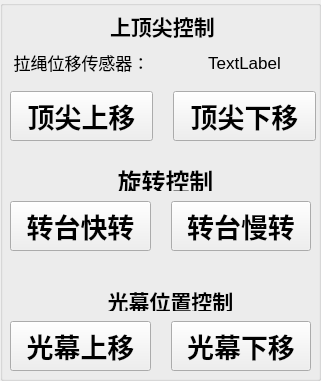
     <widget class="QGroupBox" name="autoMoveAdjust">
      <property name="geometry">
       <rect>
        <x>20</x>
        <y>570</y>
        <width>321</width>
        <height>381</height>
       </rect>
      </property>
      <property name="title">
       <string/>
      </property>
      <widget class="QLabel" name="label_44">
       <property name="geometry">
        <rect>
         <x>110</x>
         <y>10</y>
         <width>131</width>
         <height>31</height>
        </rect>
       </property>
       <property name="palette">
        <palette>
         <active>
          <colorrole role="WindowText">
           <brush brushstyle="SolidPattern">
            <color alpha="255">
             <red>0</red>
             <green>58</green>
             <blue>175</blue>
            </color>
           </brush>
          </colorrole>
          <colorrole role="Text">
           <brush brushstyle="SolidPattern">
            <color alpha="255">
             <red>0</red>
             <green>58</green>
             <blue>175</blue>
            </color>
           </brush>
          </colorrole>
          <colorrole role="PlaceholderText">
           <brush brushstyle="NoBrush">
            <color alpha="128">
             <red>0</red>
             <green>58</green>
             <blue>175</blue>
            </color>
           </brush>
          </colorrole>
         </active>
         <inactive>
          <colorrole role="WindowText">
           <brush brushstyle="SolidPattern">
            <color alpha="255">
             <red>0</red>
             <green>0</green>
             <blue>0</blue>
            </color>
           </brush>
          </colorrole>
          <colorrole role="Text">
           <brush brushstyle="SolidPattern">
            <color alpha="255">
             <red>0</red>
             <green>0</green>
             <blue>0</blue>
            </color>
           </brush>
          </colorrole>
          <colorrole role="PlaceholderText">
           <brush brushstyle="NoBrush">
            <color alpha="128">
             <red>0</red>
             <green>58</green>
             <blue>175</blue>
            </color>
           </brush>
          </colorrole>
         </inactive>
         <disabled>
          <colorrole role="WindowText">
           <brush brushstyle="SolidPattern">
            <color alpha="255">
             <red>120</red>
             <green>120</green>
             <blue>120</blue>
            </color>
           </brush>
          </colorrole>
          <colorrole role="Text">
           <brush brushstyle="SolidPattern">
            <color alpha="255">
             <red>120</red>
             <green>120</green>
             <blue>120</blue>
            </color>
           </brush>
          </colorrole>
          <colorrole role="PlaceholderText">
           <brush brushstyle="NoBrush">
            <color alpha="128">
             <red>0</red>
             <green>58</green>
             <blue>175</blue>
            </color>
           </brush>
          </colorrole>
         </disabled>
        </palette>
       </property>
       <property name="font">
        <font>
         <pointsize>16</pointsize>
         <weight>75</weight>
         <bold>true</bold>
        </font>
       </property>
       <property name="text">
        <string>上顶尖控制</string>
       </property>
      </widget>
      <widget class="QWidget" name="layoutWidget">
       <property name="geometry">
        <rect>
         <x>10</x>
         <y>40</y>
         <width>306</width>
         <height>101</height>
        </rect>
       </property>
       <layout class="QGridLayout" name="gridLayout_10">
        <property name="horizontalSpacing">
         <number>20</number>
        </property>
        <item row="0" column="0">
         <widget class="QLabel" name="label_42">
          <property name="font">
           <font>
            <pointsize>13</pointsize>
           </font>
          </property>
          <property name="text">
           <string>拉绳位移传感器：</string>
          </property>
          <property name="alignment">
           <set>Qt::AlignCenter</set>
          </property>
         </widget>
        </item>
        <item row="0" column="1">
         <widget class="QLabel" name="displacementSensor">
          <property name="font">
           <font>
            <pointsize>13</pointsize>
           </font>
          </property>
          <property name="text">
           <string>TextLabel</string>
          </property>
          <property name="alignment">
           <set>Qt::AlignCenter</set>
          </property>
         </widget>
        </item>
        <item row="1" column="0">
         <widget class="QPushButton" name="apexMoveUp">
               <property name="icon">
          <iconset resource="AxisMeasurement.qrc">
           <normaloff>:/AxisMeasurement/config/icons/arrow_up.png</normaloff>:/AxisMeasurement/config/icons/arrow_up.png</iconset>
         </property>
          <property name="minimumSize">
           <size>
            <width>0</width>
            <height>50</height>
           </size>
          </property>
          <property name="font">
           <font>
            <pointsize>20</pointsize>
            <weight>75</weight>
            <bold>true</bold>
           </font>
          </property>
          <property name="text">
           <string>顶尖上移</string>
          </property>
         </widget>
        </item>
        <item row="1" column="1">
         <widget class="QPushButton" name="apexMoveDown">
               <property name="icon">
          <iconset resource="AxisMeasurement.qrc">
           <normaloff>:/AxisMeasurement/config/icons/arrow_down.png</normaloff>:/AxisMeasurement/config/icons/arrow_down.png</iconset>
         </property>
          <property name="minimumSize">
           <size>
            <width>0</width>
            <height>50</height>
           </size>
          </property>
          <property name="font">
           <font>
            <pointsize>20</pointsize>
            <weight>75</weight>
            <bold>true</bold>
           </font>
          </property>
          <property name="text">
           <string>顶尖下移</string>
          </property>
         </widget>
        </item>
       </layout>
      </widget>
      <widget class="QLabel" name="label_20">
       <property name="geometry">
        <rect>
         <x>110</x>
         <y>170</y>
         <width>111</width>
         <height>21</height>
        </rect>
       </property>
       <property name="palette">
        <palette>
         <active>
          <colorrole role="WindowText">
           <brush brushstyle="SolidPattern">
            <color alpha="255">
             <red>0</red>
             <green>58</green>
             <blue>175</blue>
            </color>
           </brush>
          </colorrole>
          <colorrole role="Text">
           <brush brushstyle="SolidPattern">
            <color alpha="255">
             <red>0</red>
             <green>58</green>
             <blue>175</blue>
            </color>
           </brush>
          </colorrole>
          <colorrole role="PlaceholderText">
           <brush brushstyle="NoBrush">
            <color alpha="128">
             <red>0</red>
             <green>58</green>
             <blue>175</blue>
            </color>
           </brush>
          </colorrole>
         </active>
         <inactive>
          <colorrole role="WindowText">
           <brush brushstyle="SolidPattern">
            <color alpha="255">
             <red>0</red>
             <green>0</green>
             <blue>0</blue>
            </color>
           </brush>
          </colorrole>
          <colorrole role="Text">
           <brush brushstyle="SolidPattern">
            <color alpha="255">
             <red>0</red>
             <green>0</green>
             <blue>0</blue>
            </color>
           </brush>
          </colorrole>
          <colorrole role="PlaceholderText">
           <brush brushstyle="NoBrush">
            <color alpha="128">
             <red>0</red>
             <green>58</green>
             <blue>175</blue>
            </color>
           </brush>
          </colorrole>
         </inactive>
         <disabled>
          <colorrole role="WindowText">
           <brush brushstyle="SolidPattern">
            <color alpha="255">
             <red>120</red>
             <green>120</green>
             <blue>120</blue>
            </color>
           </brush>
          </colorrole>
          <colorrole role="Text">
           <brush brushstyle="SolidPattern">
            <color alpha="255">
             <red>120</red>
             <green>120</green>
             <blue>120</blue>
            </color>
           </brush>
          </colorrole>
          <colorrole role="PlaceholderText">
           <brush brushstyle="NoBrush">
            <color alpha="128">
             <red>0</red>
             <green>58</green>
             <blue>175</blue>
            </color>
           </brush>
          </colorrole>
         </disabled>
        </palette>
       </property>
       <property name="font">
        <font>
         <pointsize>18</pointsize>
         <weight>75</weight>
         <bold>true</bold>
        </font>
       </property>
       <property name="text">
        <string>旋转控制</string>
       </property>
       <property name="alignment">
        <set>Qt::AlignCenter</set>
       </property>
      </widget>
      <widget class="QWidget" name="layoutWidget">
       <property name="geometry">
        <rect>
         <x>10</x>
         <y>200</y>
         <width>301</width>
         <height>52</height>
        </rect>
       </property>
       <layout class="QGridLayout" name="gridLayout_11">
        <property name="horizontalSpacing">
         <number>20</number>
        </property>
        <property name="verticalSpacing">
         <number>5</number>
        </property>
        <item row="0" column="1">
         <widget class="QPushButton" name="partRotate_clockwise">
               <property name="icon">
          <iconset resource="AxisMeasurement.qrc">
           <normaloff>:/AxisMeasurement/config/icons/rotate_cw.png</normaloff>:/AxisMeasurement/config/icons/rotate_cw.png</iconset>
         </property>
          <property name="minimumSize">
           <size>
            <width>0</width>
            <height>50</height>
           </size>
          </property>
          <property name="font">
           <font>
            <pointsize>20</pointsize>
            <weight>75</weight>
            <bold>true</bold>
           </font>
          </property>
          <property name="text">
           <string>转台慢转</string>
          </property>
         </widget>
        </item>
        <item row="0" column="0">
         <widget class="QPushButton" name="partRotate_anticlockwise">
               <property name="icon">
          <iconset resource="AxisMeasurement.qrc">
           <normaloff>:/AxisMeasurement/config/icons/rotate_cw_fast.png</normaloff>:/AxisMeasurement/config/icons/rotate_cw_fast.png</iconset>
         </property>
          <property name="minimumSize">
           <size>
            <width>0</width>
            <height>50</height>
           </size>
          </property>
          <property name="font">
           <font>
            <pointsize>20</pointsize>
            <weight>75</weight>
            <bold>true</bold>
           </font>
          </property>
          <property name="text">
           <string>转台快转</string>
          </property>
         </widget>
        </item>
       </layout>
      </widget>
      <widget class="QLabel" name="label_65">
       <property name="geometry">
        <rect>
         <x>90</x>
         <y>290</y>
         <width>161</width>
         <height>21</height>
        </rect>
       </property>
       <property name="palette">
        <palette>
         <active>
          <colorrole role="WindowText">
           <brush brushstyle="SolidPattern">
            <color alpha="255">
             <red>0</red>
             <green>58</green>
             <blue>175</blue>
            </color>
           </brush>
          </colorrole>
          <colorrole role="Text">
           <brush brushstyle="SolidPattern">
            <color alpha="255">
             <red>0</red>
             <green>58</green>
             <blue>175</blue>
            </color>
           </brush>
          </colorrole>
          <colorrole role="PlaceholderText">
           <brush brushstyle="NoBrush">
            <color alpha="128">
             <red>0</red>
             <green>58</green>
             <blue>175</blue>
            </color>
           </brush>
          </colorrole>
         </active>
         <inactive>
          <colorrole role="WindowText">
           <brush brushstyle="SolidPattern">
            <color alpha="255">
             <red>0</red>
             <green>0</green>
             <blue>0</blue>
            </color>
           </brush>
          </colorrole>
          <colorrole role="Text">
           <brush brushstyle="SolidPattern">
            <color alpha="255">
             <red>0</red>
             <green>0</green>
             <blue>0</blue>
            </color>
           </brush>
          </colorrole>
          <colorrole role="PlaceholderText">
           <brush brushstyle="NoBrush">
            <color alpha="128">
             <red>0</red>
             <green>58</green>
             <blue>175</blue>
            </color>
           </brush>
          </colorrole>
         </inactive>
         <disabled>
          <colorrole role="WindowText">
           <brush brushstyle="SolidPattern">
            <color alpha="255">
             <red>120</red>
             <green>120</green>
             <blue>120</blue>
            </color>
           </brush>
          </colorrole>
          <colorrole role="Text">
           <brush brushstyle="SolidPattern">
            <color alpha="255">
             <red>120</red>
             <green>120</green>
             <blue>120</blue>
            </color>
           </brush>
          </colorrole>
          <colorrole role="PlaceholderText">
           <brush brushstyle="NoBrush">
            <color alpha="128">
             <red>0</red>
             <green>58</green>
             <blue>175</blue>
            </color>
           </brush>
          </colorrole>
         </disabled>
        </palette>
       </property>
       <property name="font">
        <font>
         <pointsize>16</pointsize>
         <weight>75</weight>
         <bold>true</bold>
        </font>
       </property>
       <property name="text">
        <string>光幕位置控制</string>
       </property>
       <property name="alignment">
        <set>Qt::AlignCenter</set>
       </property>
      </widget>
      <widget class="QWidget" name="layoutWidget_4">
       <property name="geometry">
        <rect>
         <x>10</x>
         <y>320</y>
         <width>301</width>
         <height>52</height>
        </rect>
       </property>
       <layout class="QGridLayout" name="gridLayout_14">
        <property name="horizontalSpacing">
         <number>20</number>
        </property>
        <property name="verticalSpacing">
         <number>5</number>
        </property>
        <item row="0" column="1">
         <widget class="QPushButton" name="lsMoveDown">
               <property name="icon">
          <iconset resource="AxisMeasurement.qrc">
           <normaloff>:/AxisMeasurement/config/icons/arrow_down.png</normaloff>:/AxisMeasurement/config/icons/arrow_down.png</iconset>
         </property>
          <property name="minimumSize">
           <size>
            <width>0</width>
            <height>50</height>
           </size>
          </property>
          <property name="font">
           <font>
            <pointsize>20</pointsize>
            <weight>75</weight>
            <bold>true</bold>
           </font>
          </property>
          <property name="text">
           <string>光幕下移</string>
          </property>
         </widget>
        </item>
        <item row="0" column="0">
         <widget class="QPushButton" name="lsMoveUp">
               <property name="icon">
          <iconset resource="AxisMeasurement.qrc">
           <normaloff>:/AxisMeasurement/config/icons/arrow_up.png</normaloff>:/AxisMeasurement/config/icons/arrow_up.png</iconset>
         </property>
          <property name="minimumSize">
           <size>
            <width>0</width>
            <height>50</height>
           </size>
          </property>
          <property name="font">
           <font>
            <pointsize>20</pointsize>
            <weight>75</weight>
            <bold>true</bold>
           </font>
          </property>
          <property name="text">
           <string>光幕上移</string>
          </property>
         </widget>
        </item>
       </layout>
      </widget>
     </widget>
